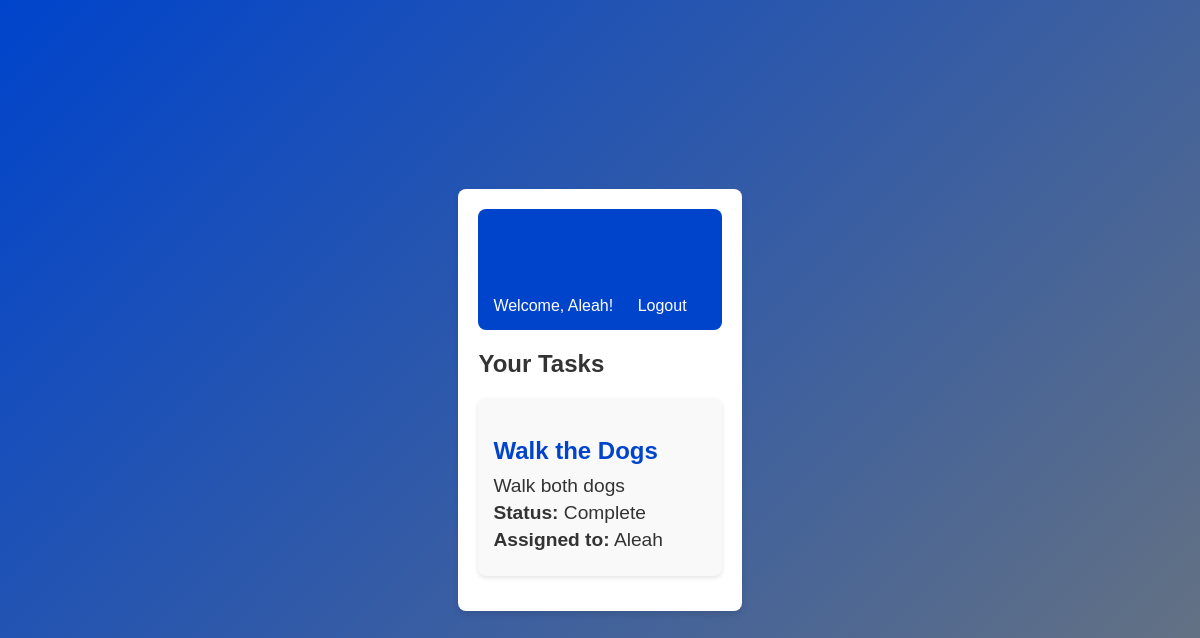
The page /tasks/ (signed in) on the database its author committed.
### tasks/models.py (models this page shows, shortened)
class CustomUser(AbstractUser):
    class Meta:
        verbose_name = "User"
        verbose_name_plural = "Users"

class Task(models.Model):
    STATUS_CHOICES = [
        ("Incomplete", "Incomplete"),
        ("In Progress", "In Progress"),
        ("Complete", "Complete"),
    ]
    name = models.CharField(max_length=255)
    description = models.TextField(blank=True, null=True)
    status = models.CharField(max_length=50, choices=STATUS_CHOICES, default="Incomplete")
    assigned_to = models.ForeignKey(
        settings.AUTH_USER_MODEL, on_delete=models.CASCADE, related_name="tasks"
    )
    created_at = models.DateTimeField(auto_now_add=True, db_index=True)
    project = models.ForeignKey(
        "tasks.Project",
        on_delete=models.CASCADE,
        related_name="tasks",
        blank=True,
        null=True,
    )
    class Meta:
        verbose_name = "Task"
        verbose_name_plural = "Tasks"
        ordering = ['-created_at']

### tasks/views.py (the view)
# urls.py: path('', views.task_list, name='task_list'),
@login_required
def task_list(request):
    if request.user.is_staff:
        tasks = Task.objects.all()
    else:
        tasks = Task.objects.filter(assigned_to=request.user)
    return render(request, 'task_list.html', {'tasks': tasks})

### tasks/templates/task_list.html (shortened to what this page needs)
{% extends 'base.html' %}
{% block content %}
    <h2 class="page-title">Your Tasks</h2>
    {% if tasks %}
        <ul class="task-list">
            {% for task in tasks %}
                <li class="task-item">
                    <h3 class="task-title">{{ task.name }}</h3>
                    <p>{{ task.description }}</p>
                    <p><strong>Status:</strong> {{ task.status }}</p>
                    <p><strong>Assigned to:</strong> {{ task.assigned_to.username }}</p>
                </li>
            {% endfor %}
        </ul>
    {% else %}
        <p class="no-tasks-message">No tasks available.</p>
    {% endif %}
{% endblock %}

### tasks/templates/base.html (shortened to what this page needs)
{% load static %}
<!DOCTYPE html>
<html lang="en">
<head>
    <link rel="stylesheet" href="{% static 'css/style.css' %}">
</head>
<body>
    <div class="container">
        <header>
            <h1>TaskFlow</h1>
            <div class="user-info">
                {% if user.is_authenticated %}
                    <span>Welcome, {{ user.username }}!</span>
                    <a href="{% url 'logout' %}" class="btn btn-logout">Logout</a>
                {% else %}
                    <a href="{% url 'login' %}" class="btn btn-login">Login</a>
                {% endif %}
            </div>
        </header>
        <main>
            {% block content %}
            {% endblock %}
        </main>
    </div>
</body>
</html>

### tasks/static/css/style.css (style rules this page uses)
body { font-family: Arial, sans-serif; background: linear-gradient(135deg, #0044cc, #6c757d); color: #333; margin: 0; padding: 0; display: flex; justify-content: center; align-items: center; min-height: 100vh; }
.container { max-width: 900px; background: rgba(255, 255, 255, 0.9); padding: 20px; border-radius: 8px; box-shadow: 0 4px 6px rgba(0, 0, 0, 0.1); }
h1 { font-size: 1.8rem; color: #0044cc; margin-bottom: 20px; }
.task-list { list-style: none; padding: 0; margin: 0; }
.task-item { background-color: #f9f9f9; padding: 15px; margin-bottom: 15px; border-radius: 8px; box-shadow: 0 2px 5px rgba(0, 0, 0, 0.1); transition: all 0.3s ease; }
.task-item h3 { font-size: 1.5rem; color: #0044cc; margin-bottom: 10px; }
.task-item p { font-size: 1.2rem; margin: 5px 0; }
:root { --primary-color: #0044cc; --secondary-color: #6c757d; --text-color: #333; --background-color: #f0f4f8; --card-bg-color: white; --btn-hover-color: #002a80; --btn-secondary-hover-color: #5a6268; }
body { font-family: Arial, sans-serif; background-color: var(--background-color); color: var(--text-color); margin: 0; padding: 0; }
.container { max-width: 900px; margin: 0 auto; padding: 20px; background: var(--card-bg-color); border-radius: 8px; box-shadow: 0 4px 6px rgba(0, 0, 0, 0.1); }
header { background-color: var(--primary-color); color: white; padding: 15px; text-align: center; border-radius: 8px; margin-bottom: 20px; }
.btn { padding: 10px 20px; border-radius: 5px; border: none; color: white; text-decoration: none; cursor: pointer; transition: background-color 0.3s ease; }

### rows shown on the page
CustomUser: username "Aleah"
Task: name "Walk the Dogs", description "Walk both dogs", status "Complete", assigned_to.username "Aleah"
